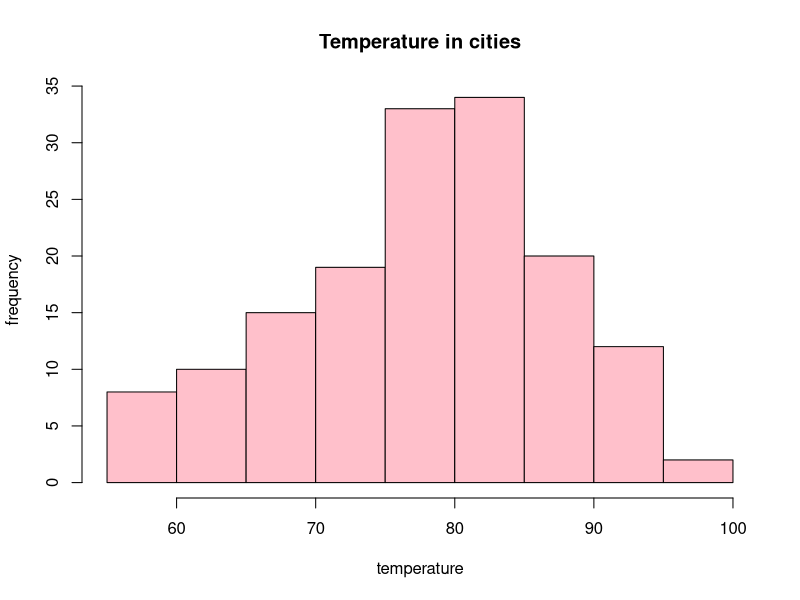
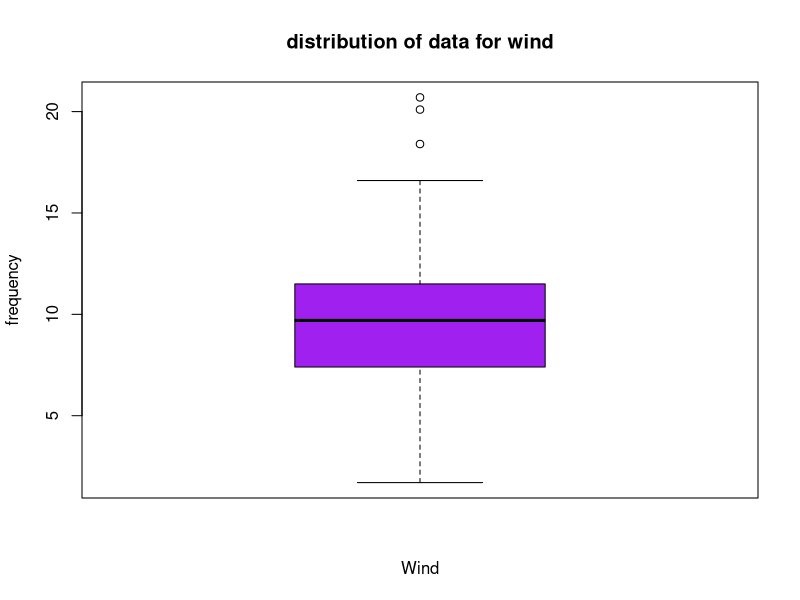
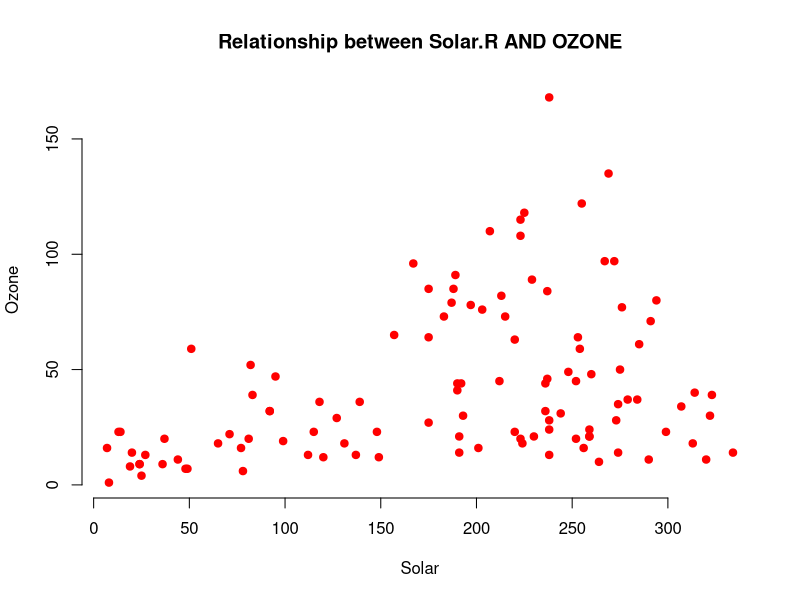
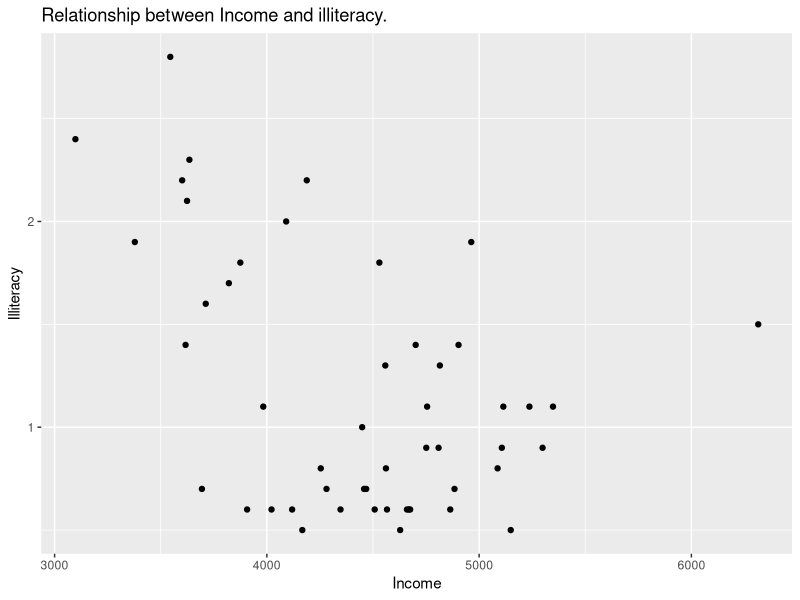
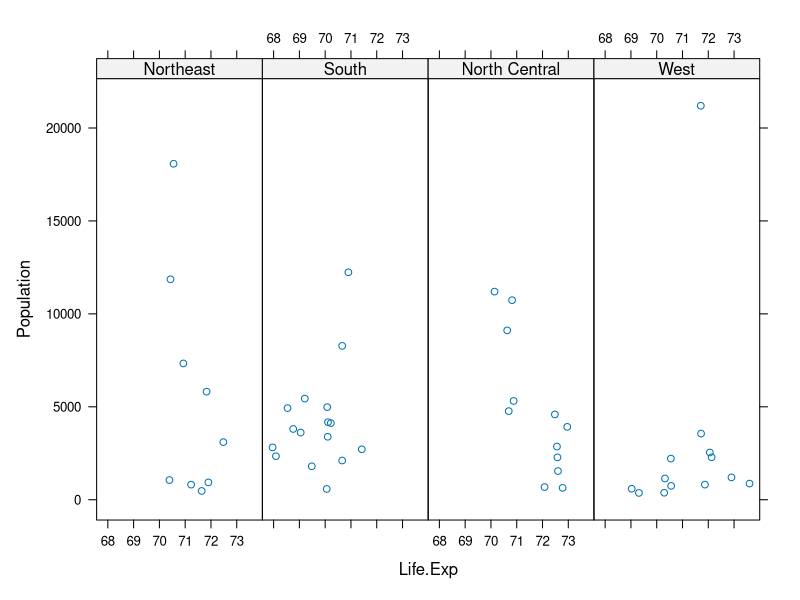
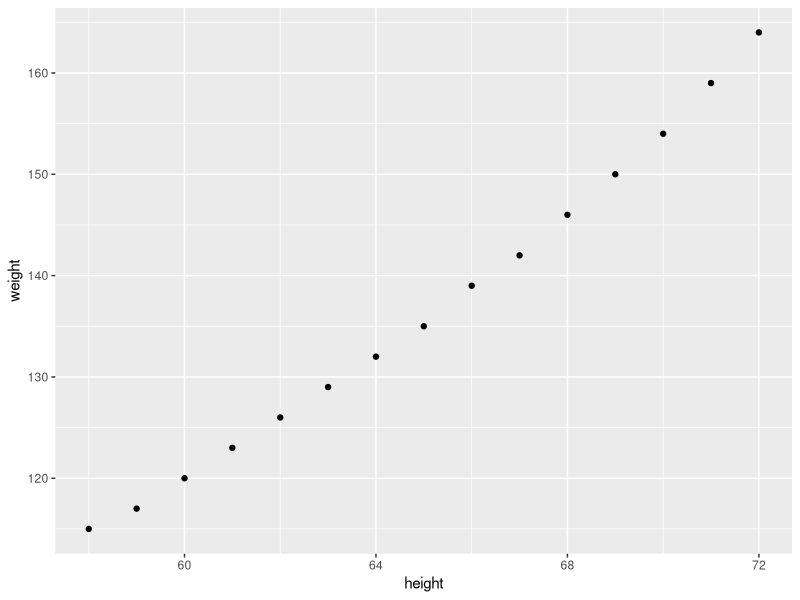
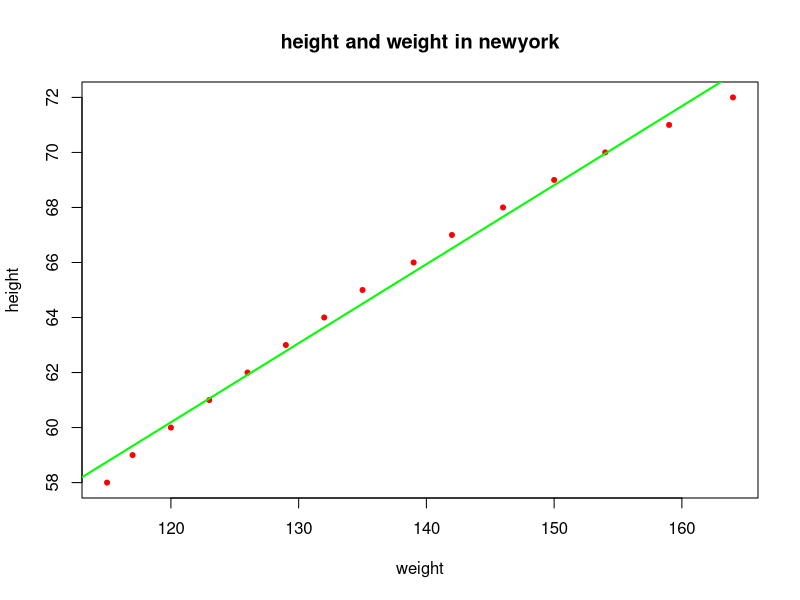
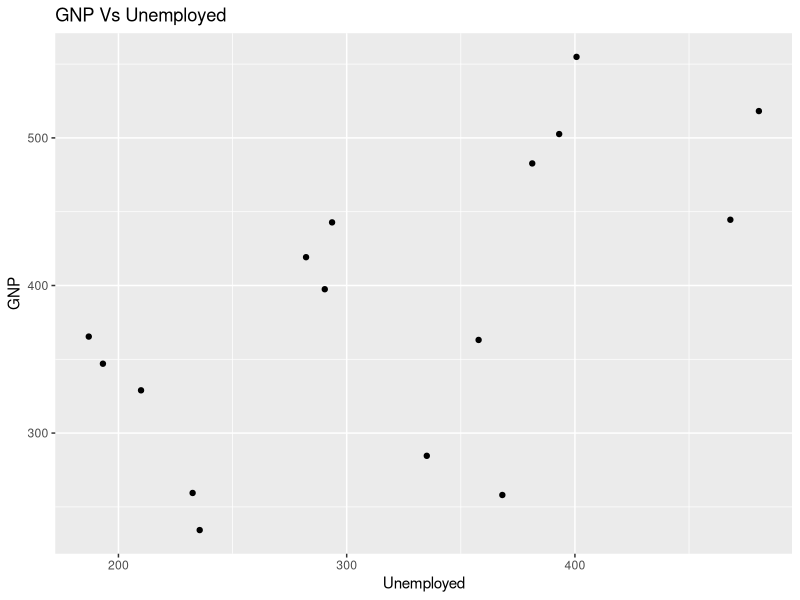

Here is the R script that generated these plots, in order:
## ---- chunk 1

## ---- chunk 2
library(datasets)
head(airquality)
## ---- chunk 3
# START YOUR CODE FROM HERE
# Using the airquality dataset, generate the five-point summary through the appropriate function.
summary(airquality$Solar.R)
## ---- chunk 4
#Visualize the data for temperature through histogram. Add color and labels
hist(airquality$Temp,col='pink',xlab='temperature',ylab='frequency',main="Temperature in cities")
## ---- chunk 5
#Visualize the distribution of data for Wind. Add colors and labels
boxplot(airquality$Wind,col="purple",xlab='Wind',ylab='frequency',main="distribution of data for wind")
## ---- chunk 6
 #Visualize the relationship between Solar.R and Ozone. Use scatterplot and circular red markers to identify the points.
with(airquality,plot(Solar.R,Ozone,main = "Relationship between Solar.R AND OZONE",
     xlab = "Solar", ylab = "Ozone",
     pch = 19, frame = FALSE,col="red"))
## ---- chunk 7
library(lattice)
library(ggplot2)

head(state.x77)
head(state.region)
## ---- chunk 8
# START YOUR CODE FROM HERE
#Using the state.x77 and state.region datasets, visualize the relationship between Income and illiteracy.
state<-data.frame(state.x77,region=state.region)
plot<-qplot(Income,Illiteracy,data=state,main="Relationship between Income and illiteracy.")
plot
## ---- chunk 9
#Visualize the relationship between Population, region and life expectancy (Life.Exp)
state<-data.frame(state.x77,region=state.region)
xyplot(Population ~ Life.Exp | region, data=state,layout=c(4,1))


## ---- chunk 10
#Export the charts to a pdf file.
pdf("plot-1.pdf")
print(plot)
dev.off()
## ---- chunk 11
head(women)
## ---- chunk 12
# START YOUR CODE FROM HERE
#Using the visualize the relationship between height and weight from the women dataset
plot<-qplot(height,weight,data=women)
plot
## ---- chunk 13
#Is there a strong correlation between the two quantities?
co_cof<-lm(height~weight,data=women)
co_cof
## ---- chunk 14

# Compute correlation coefficient and fit a linear regression model""
with(women,plot(weight,height,main="height and weight in newyork",pch=20,xlab="weight",ylab="height",col="red"))

abline(co_cof,lwd = 2,lty =25,col="green")
## ---- chunk 15
head(longley)

## ---- chunk 16
# START YOUR CODE FOR GRAPH-1
#Using the longley dataset, plot the relationship between Unemployed and GNP.
library(ggplot2)

graph <- ggplot(longley,aes(Unemployed,GNP))
graph + geom_point() + labs(title = "GNP Vs Unemployed")
## ---- chunk 17
# START YOUR CODE fFOR GRAPH-2
#2. As a scatter plot, plot out Unemployed values as blue dots and Employed values as green dots.
x<-ggplot(longley,aes(Unemployed,Employed))
plot(longley$Population,longley$Employed,type = "p",ylim = c(59,480),col = 2,pch = 19,main = "Employed Vs Unemployed",xlab = "Population" ,ylab = "Counts")

points(longley$Population,longley$Unemployed,type = "p", col = 4, pch = 19)
legend("topright",pch = 19,col = c("blue","red"),legend = c("Unemployed","Employed"))


## ---- chunk 18
# START YOUR CODE FOR GRAPH-3
#Create a new variable as a column known as Armed.Forces.Unemployed.Rel. In it, place a Y for when the number of armed forces are greater than unemployed and N otherwise. Plot a graph to show the relationship between unemployed and armed forces and use the Armed.Forces.Unemployed.Rel for aesthetics and color.
 Armed.Forces.Unemployed.Rel<-ifelse(longley$Armed.Forces>longley$Unemployed,"Y","N")
 Armed.Forces.Unemployed.Rel
g<-ggplot(longley,aes(Armed.Forces,Unemployed))
g+geom_point(aes(color = Armed.Forces.Unemployed.Rel),size = 4,alpha = 1/2)+
labs(title = "Unemployed Vs Armed Forces")


